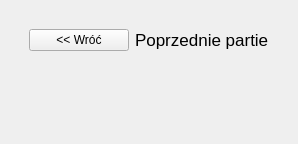
      <widget class="QWidget" name="page_4">
       <layout class="QVBoxLayout" name="verticalLayout_70">
        <item>
         <widget class="QWidget" name="widget_8" native="true">
          <layout class="QVBoxLayout" name="verticalLayout_69">
           <item>
            <widget class="QWidget" name="widget_9" native="true">
             <property name="sizePolicy">
              <sizepolicy hsizetype="Preferred" vsizetype="Maximum">
               <horstretch>0</horstretch>
               <verstretch>0</verstretch>
              </sizepolicy>
             </property>
             <layout class="QHBoxLayout" name="horizontalLayout_14">
              <item>
               <widget class="QPushButton" name="saveBackBtn">
                <property name="sizePolicy">
                 <sizepolicy hsizetype="Maximum" vsizetype="Fixed">
                  <horstretch>0</horstretch>
                  <verstretch>0</verstretch>
                 </sizepolicy>
                </property>
                <property name="minimumSize">
                 <size>
                  <width>100</width>
                  <height>0</height>
                 </size>
                </property>
                <property name="text">
                 <string>&lt;&lt; Wróć</string>
                </property>
               </widget>
              </item>
              <item>
               <widget class="QLabel" name="label_2">
                <property name="font">
                 <font>
                  <pointsize>13</pointsize>
                 </font>
                </property>
                <property name="text">
                 <string>Poprzednie partie</string>
                </property>
                <property name="textFormat">
                 <enum>Qt::PlainText</enum>
                </property>
               </widget>
              </item>
             </layout>
            </widget>
           </item>
           <item>
            <widget class="QWidget" name="savesHolderWidget" native="true">
             <property name="sizePolicy">
              <sizepolicy hsizetype="Preferred" vsizetype="Maximum">
               <horstretch>0</horstretch>
               <verstretch>0</verstretch>
              </sizepolicy>
             </property>
             <layout class="QVBoxLayout" name="savesHolderLayout"/>
            </widget>
           </item>
           <item>
            <spacer name="verticalSpacer_2">
             <property name="orientation">
              <enum>Qt::Vertical</enum>
             </property>
             <property name="sizeHint" stdset="0">
              <size>
               <width>20</width>
               <height>40</height>
              </size>
             </property>
            </spacer>
           </item>
          </layout>
         </widget>
        </item>
       </layout>
      </widget>
